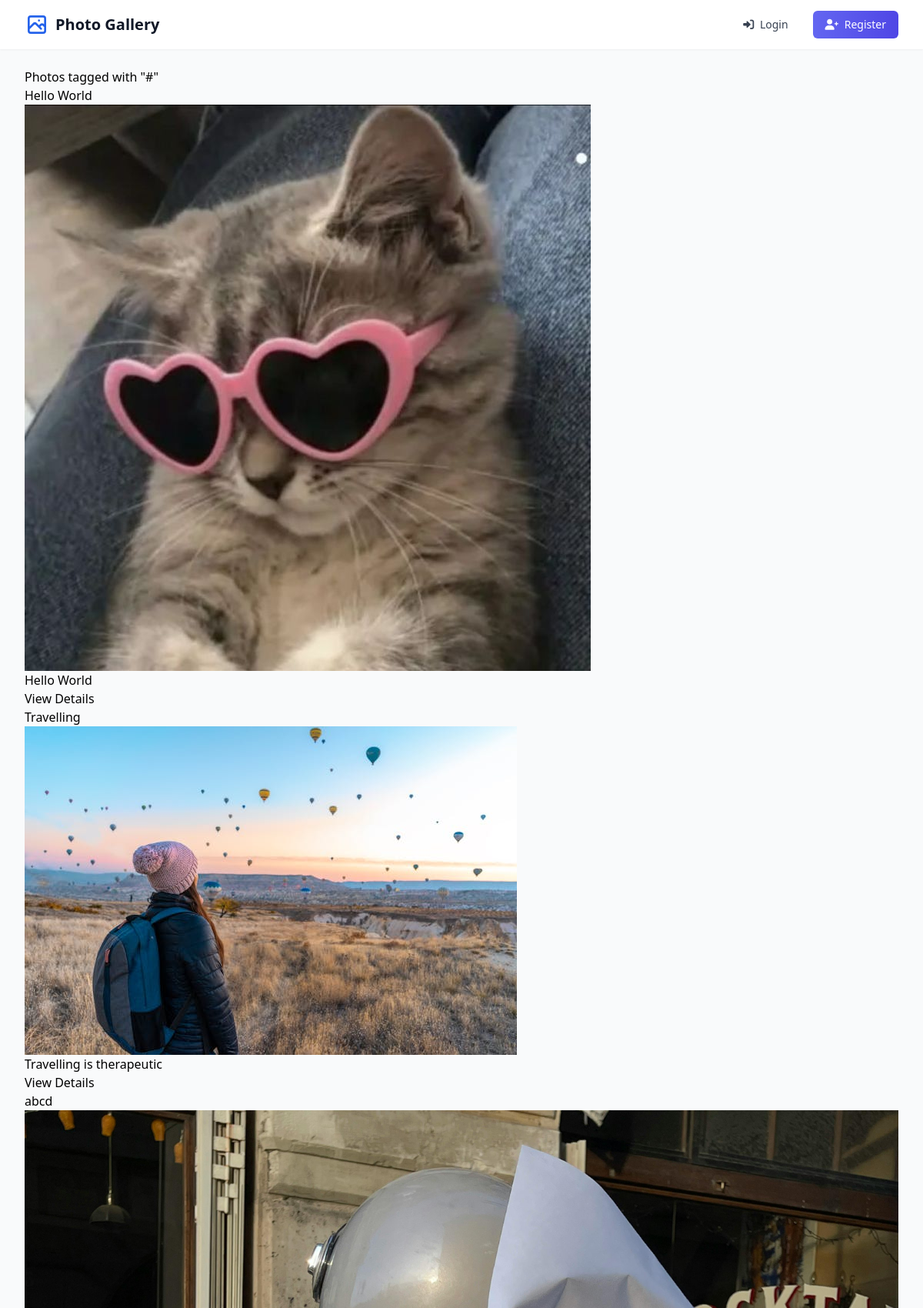
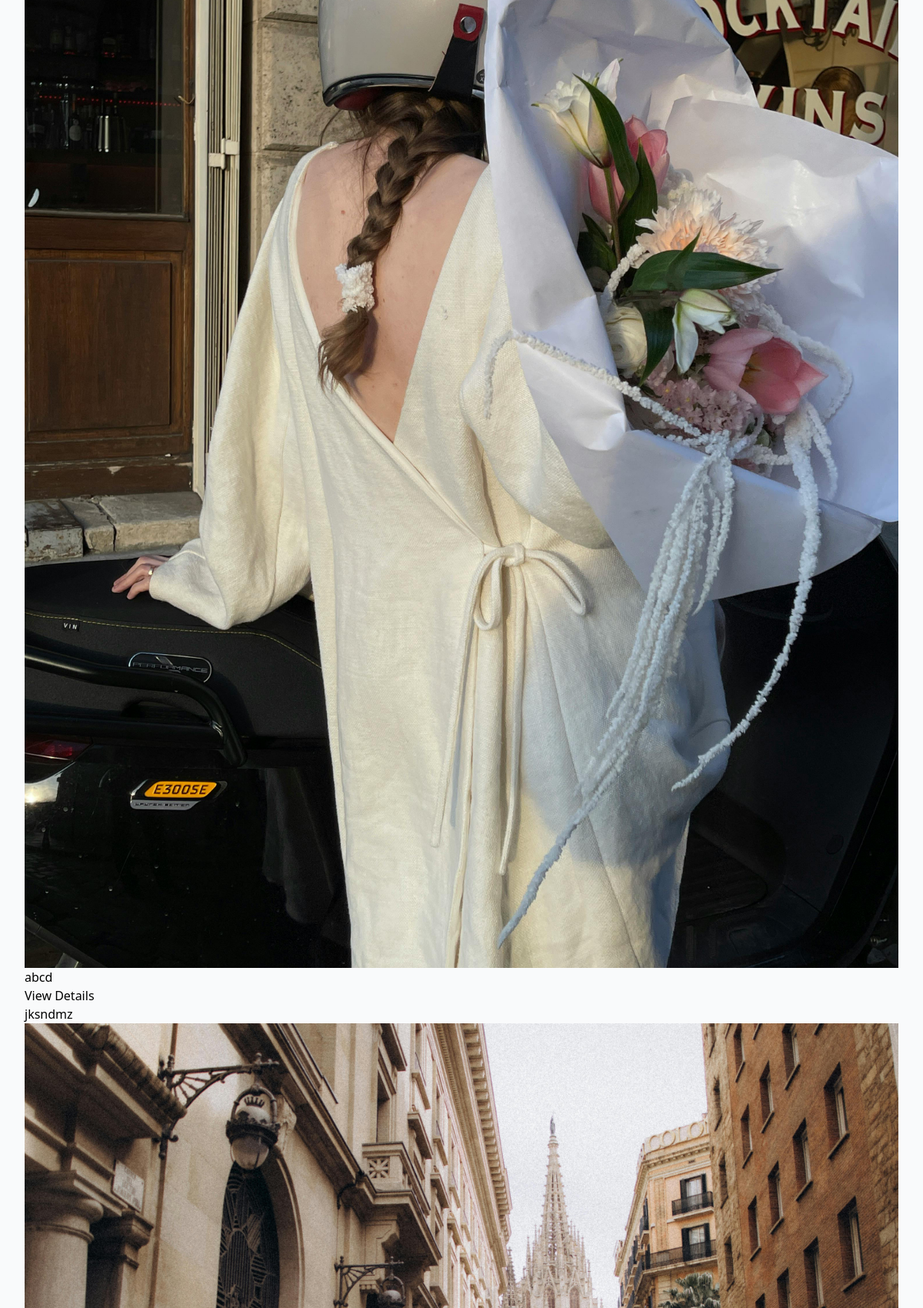
The page /photos/#/ (upper part) on the database its author committed (2 pictures, top to bottom).
### myapp/models.py (models this page shows, shortened)
class Photo(models.Model):
    title = models.CharField(max_length=100)
    description = models.TextField()
    image = models.ImageField(upload_to='photos/')
    tags = models.CharField(max_length=100)
    uploaded_at = models.DateTimeField(auto_now_add=True)
    user = models.ForeignKey('auth.User', on_delete=models.CASCADE, null=True, blank=True)
    likes = models.ManyToManyField('auth.User', related_name='liked_photos', blank=True)

### myapp/views.py (the view)
# urls.py: path('photos/<str:tag>/', views.photos_by_tag, name='photos_by_tag'),
def photos_by_tag(request, tag):
    photos = Photo.objects.filter(tags__icontains=tag)
    return render(request, 'photo_by_tag.html', {'photos': photos, 'tag': tag})

### myapp/templates/photo_by_tag.html
{% extends 'base.html' %}
{% block content %}
  <h1>Photos tagged with "{{ tag }}"</h1>
  <div class="photo-gallery">
    {% for photo in photos %}
      <div class="photo-item">
        <h2>{{ photo.title }}</h2>
        <img src="{{ photo.image.url }}" alt="{{ photo.title }}">
        <p>{{ photo.description }}</p>
        <a href="{% url 'photo_detail' photo.id %}">View Details</a>
      </div>
    {% endfor %}
  </div>
{% endblock %}

### rows shown on the page
Photo: title "Hello World", image (picture), description "Hello World"
Photo: title "Travelling", image (picture), description "Travelling is therapeutic"
Photo: title "abcd", image (picture), description "abcd"
Photo: title "jksndmz", image (picture)

### other values the page prints
{{ tag }} "#"
